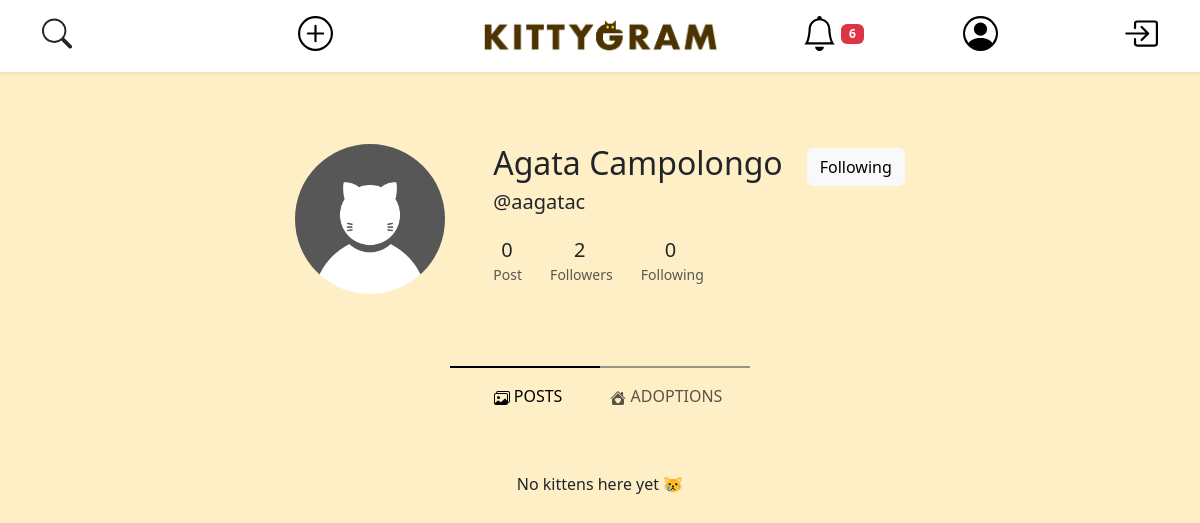
The page /open-profile.php?username=aagatac (signed in) on the database as committed earlier.
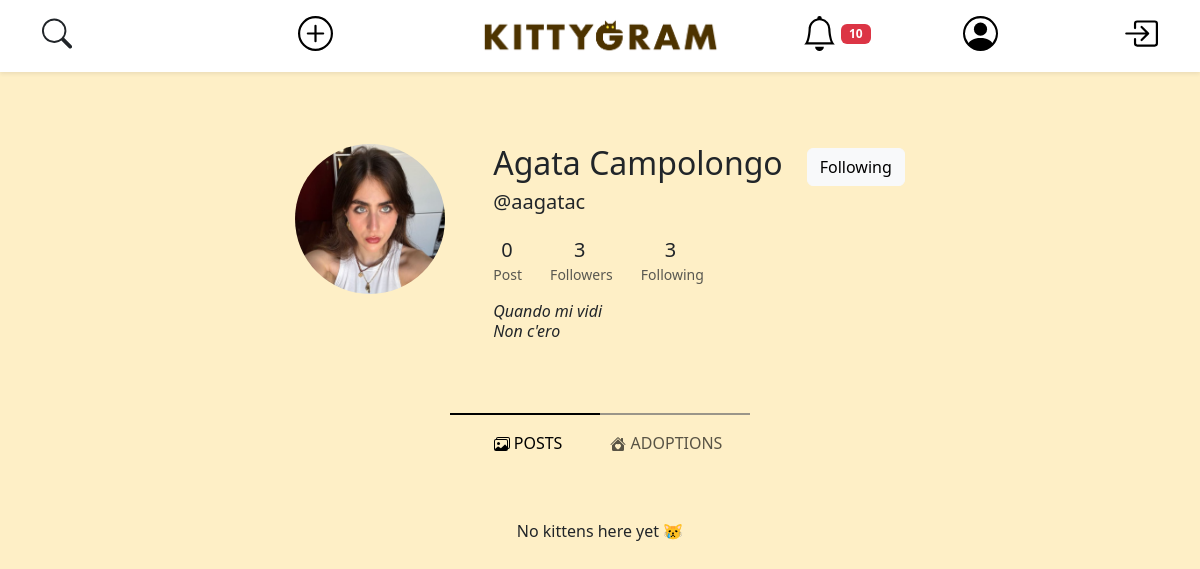
The same page on the database as committed later.
### tables this page shows
CREATE TABLE IF NOT EXISTS ACCOUNT (
    user_id INT AUTO_INCREMENT PRIMARY KEY,
    username VARCHAR(25) NOT NULL UNIQUE,
    email VARCHAR(319) NOT NULL UNIQUE,
    password VARCHAR(512) NOT NULL,  
    salt VARCHAR(512) NOT NULL,
    first_name VARCHAR(25) NOT NULL,
    last_name VARCHAR(25) NOT NULL,
    user_bio VARCHAR(255) NOT NULL DEFAULT " ",
    profile_pic_id INT DEFAULT 1,
    city_id INT
);

CREATE TABLE IF NOT EXISTS MEDIA (
    media_id INT AUTO_INCREMENT PRIMARY KEY,
    file_name VARCHAR(255) NOT NULL,
    post_id INT
);

### modals/notification-modal.php (called while the page is built, shortened)
<?php
require("./api/show-notification.php");
?>

### api/show-notification.php (the view, shortened to what the changed rows need)
<?php
require_once ("db-config.php");
?>
<?php if (!empty($templateParams["notifications"])): ?>
<?php foreach ($templateParams["notifications"] as $notification): ?>
            <?php $accountFrom = $dbh->getAccountFromUsername($notification["username_from"]) ?>
<?php endforeach; ?>
<?php else: ?>
<p class="text-center">No notification yet &#x1F640;??</p>
<?php endif; ?>

### db-config.php (called while the page is built, shortened)
<?php
$dbname = "kittygram";
require_once("db/database.php");
$dbh = new DatabaseHelper($dbname);

### db/database.php (called while the page is built, shortened)
<?php
class DatabaseHelper
{
    private $db;
    public function __construct($dbname, $servername = "localhost", $username = "root", $password = "", $port = 3306)
    {
        $this->db = new mysqli($servername, $username, $password, $dbname, $port);
    }
    public function getIdFromUsername($username)
    {
        $stmt = $this->db->prepare("SELECT user_id FROM account WHERE account.username = ? LIMIT 1");
        $stmt->bind_param("s", $username);
        $stmt->execute();
        $result = $stmt->get_result()->fetch_all(MYSQLI_ASSOC)[0];
        return count($result) > 0 ? $result['user_id'] : 0;
    }
    public function getAccountFromUsername($username)
    {
        $query = "SELECT user_id as id, username, file_name as pic, first_name, last_name, user_bio, email FROM account
                    LEFT JOIN media ON account.profile_pic_id = media.media_id
                    WHERE account.username = ?
                    LIMIT 1;";
        $stmt = $this->db->prepare($query);
        $stmt->bind_param("s", $username);
        $stmt->execute();
        $result = $stmt->get_result();
        return $result->fetch_all(MYSQLI_ASSOC)[0];
    }
    public function isUsernameTaken($username)
    {
        $query = "SELECT * FROM ACCOUNT WHERE username = ?";
        $lowerUsername = strtolower($username);
        $stmt = $this->db->prepare($query);
        $stmt->bind_param("s", $lowerUsername);
        $stmt->execute();
        $result = $stmt->get_result();
        if ($result && $result->num_rows > 0) {
            return true;
        } else {
            return false;
        }
    }
    public function getNotificationsById($user_id)
    {
        $query = "
            SELECT notification_id,message,post_id,from_user_id as user_from_id,ur.username as username_from,seen,
            for_user_id as user_for_id,ui.username as username_for
            FROM NOTIFICATION INNER JOIN ACCOUNT ui ON NOTIFICATION.for_user_id = ui.user_id
            INNER JOIN ACCOUNT ur ON NOTIFICATION.from_user_id = ur.user_id
            WHERE NOTIFICATION.for_user_id = ? AND NOTIFICATION.seen = 0
            ORDER BY date DESC, notification_id
        ";
        $stmt = $this->db->prepare($query);
        $stmt->bind_param('i', $user_id);
        $stmt->execute();
        $result = $stmt->get_result();
        return $result->fetch_all(MYSQLI_ASSOC);
    }
    public function getFollowedAccount($user_id)
    {
        $query = "SELECT username, file_name
                    FROM account LEFT JOIN follow ON account.user_id = follow.followed
                    LEFT JOIN media ON account.profile_pic_id = media.media_id
                    WHERE follow.follower = ?;";
        $stmt = $this->db->prepare($query);
        $stmt->bind_param("i", $user_id);
        $stmt->execute();
        $result = $stmt->get_result();
        return $result->fetch_all(MYSQLI_ASSOC);
    }
    public function getFollowersAccount($user_id)
    {
        $query = "SELECT username, file_name
                    FROM account LEFT JOIN follow ON account.user_id = follow.follower
                    LEFT JOIN media ON account.profile_pic_id = media.media_id
                    WHERE follow.followed = ?;";
        $stmt = $this->db->prepare($query);
        $stmt->bind_param("i", $user_id);
        $stmt->execute();
        $result = $stmt->get_result();
        return $result->fetch_all(MYSQLI_ASSOC);
    }
    public function getNumPostFromId($user_id)
    {
        $stmt = $this->db->prepare("SELECT COUNT(*) AS num_posts FROM POST WHERE user_id = ?");
        $stmt->bind_param('i', $user_id);
        $stmt->execute();
        $stmt->bind_result($numPost);
        return $numPost;
    }
    public function getUserPosts($idOrUsername)
    {
        $query = "SELECT post.post_id,
                     CASE
                        WHEN adoption.post_id IS NOT NULL THEN 1
                        ELSE 0
                     END AS is_adoption
              FROM post
              LEFT JOIN account ON post.user_id = account.user_id
              LEFT JOIN adoption ON post.post_id = adoption.post_id
              WHERE account.username = ?
                 OR account.user_id = ?
              ORDER BY post.post_id DESC";
        $stmt = $this->db->prepare($query);
        $stmt->bind_param("si", $idOrUsername, $idOrUsername);
        $stmt->execute();
        $result = $stmt->get_result()->fetch_all(MYSQLI_ASSOC);
        $userPosts = array('posts' => array(), 'adoptions' => array());
        return $userPosts;
    }
    public function isFollowing($follower, $followed)
    {
        $follower_id = $this->getIdFromUsername($follower);
        $followed_id = $this->getIdFromUsername($followed);
        if (isset($follower_id, $followed_id)) {
            $query = "SELECT * FROM follow WHERE follow.follower = ? AND follow.followed = ? LIMIT 1;";
            $stmt = $this->db->prepare($query);
            $stmt->bind_param("ii", $follower_id, $followed_id);
            $stmt->execute();
            $stmt->store_result();
            return $stmt->num_rows();
        }
        return 0;
    }
}

### api/show-notification.php (the view, shortened to what the changed rows need)
<?php
require_once ("db-config.php");
?>
<?php if (!empty($templateParams["notifications"])): ?>
<?php foreach ($templateParams["notifications"] as $notification): ?>
            <?php $accountFrom = $dbh->getAccountFromUsername($notification["username_from"]) ?>
<?php endforeach; ?>
<?php else: ?>
<p class="text-center">No notification yet &#x1F640;??</p>
<?php endif; ?>

### open-profile.php (shortened to what the changed rows need)
<?php
require_once ("db-config.php");
if (isset($_GET['username']) && $dbh->isUsernameTaken($_GET['username'])): ?>
  <!DOCTYPE html>
  <html lang="en">
  <head>
    <link rel="stylesheet" href="./css/style.css" />
    <link href="https://cdn.jsdelivr.net/npm/bootstrap@5.3.3/dist/css/bootstrap.min.css" rel="stylesheet"
 />
    <?php
    $accountResult = $dbh->getAccountFromUsername($_GET['username']);
    $posts = $dbh->getUserPosts($_GET['username']);
    $followers = $dbh->getFollowersAccount($accountResult['id']);
    $following = $dbh->getFollowedAccount($accountResult['id']);
    ?>
  </head>
  <body>
    <?php require_once ("./components/navbar.php") ?>
    <div id="followersModalContainer"> <?php echo require_once ("./modals/followers-modal.php") ?></div>
    <div id="followingModalContainer"> <?php echo require_once ("./modals/following-modal.php") ?> </div>
    <div class="container d-flex justify-content-center mt-5 py-5">
      <img src="./img/<?php echo $accountResult['pic']; ?>" class="rounded-circle" alt="profile-pic" width="150"
        height="150" />
      <ul class="ms-5">
        <li class="list-group-item d-flex justify-content-between align-items-center" id="name-last-name">
          <h2><?php echo $accountResult['first_name'] . " " . $accountResult['last_name']; ?></h2>
          <?php if ($accountResult['username'] == $_SESSION['username']): ?>
            <button type="button" class="btn btn-light ms-4" id="user-settings-button" name="user-settings-button">
              Edit Profile
            </button>
          <?php else: ?>
            <?php
            $isFollowing = $dbh->isFollowing($_SESSION['username'], $accountResult['username']);
            $buttonDesignClass = $isFollowing ? "btn-light" : "btn-primary";
            $buttonText = $isFollowing ? "Following" : "Follow";
            ?>
            <button id="followButton" type="button" class="btn ms-4 btn-light <?php echo $buttonDesignClass ?>"
              followed="<?php echo htmlspecialchars($accountResult['username']); ?>"
              follower="<?php echo htmlspecialchars($_SESSION['username']); ?>">
              <?php echo $buttonText ?>
            </button>
          <?php endif; ?>
        </li>
        <li class="list-group-item">
          <h5>@<?php echo $accountResult['username'] ?></h5>
        </li>
        <li class="list-inline-item mt-3 me-4">
          <h5 class="font-weight-bold mb-0 d-block ms-2 ">
            <?php echo $dbh->getNumPostFromId($accountResult['id']) ?>
          </h5>
          <small class="text-muted"> <i class="fas fa-image mr-1"></i>Post</small>
        </li>
        <li class="list-inline-item me-4">
          <h5 class="font-weight-bold mb-0 d-block ms-4" data-bs-toggle="modal" data-bs-target="#followersModal" role="button">
            <?php echo count($followers) ?>
          </h5>
          <small class="text-muted">
            <i class="fas fa-user mr-1"></i>Followers</small>
        </li>
        <li class="list-inline-item">
          <h5 class="font-weight-bold mb-0 d-block ms-4" data-bs-toggle="modal" data-bs-target="#followingModal" role="button">
            <?php echo count($following) ?>
          </h5>
          <small class="text-muted">
            <i class="fas fa-user mr-1"></i>Following</small>
        </li>
        <li class="list-group-item mt-3">
          <h6>
            <em><?php echo nl2br(wordwrap($accountResult['user_bio'], 50, "\n", true)); ?></em>
          </h6>
        </li>
      </ul>
    </div>
    <?php
    $current_route = isset($_GET['route']) && ($_GET['route'] == 'posts' || $_GET['route'] == 'adoptions') ? $_GET['route'] : 'posts';
    ?>
    <div class=" container-fluid justify-content-center ">
      <div class="active-indicator-container">
        <div class="active-indicator">
          <div class="half-bar half-bar-left <?php echo $current_route == 'posts' ? 'active' : 'inactive'; ?>">
          </div>
          <div class="half-bar half-bar-right <?php echo $current_route == 'adoptions' ? 'active' : 'inactive'; ?>">
          </div>
        </div>
      </div>
    </div>
    <nav class="navbar navbar-expand">
      <div class="container-fluid">
        <div class="collapse navbar-collapse justify-content-center" id="navbarNavAltMarkup">
          <div class="navbar-nav mx-auto">
            <a class="nav-link mx-3 <?php echo $current_route == 'posts' ? 'active' : ''; ?>" aria-current="page"
              href="open-profile.php?username=<?php echo $accountResult['username'] ?>">
               POSTS</a>
            <a class="nav-link mx-3 <?php echo $current_route == 'adoptions' ? 'active' : ''; ?>"
              href="open-profile.php?username=<?php echo $accountResult['username'] ?>&route=adoptions">
               ADOPTIONS</a>
          </div>
        </div>
      </div>
    </nav>
    <?php
    if ($current_route === 'adoptions') {
      $postToShow = $posts['adoptions'];
    } else if ($current_route === 'posts') {
      $postToShow = $posts['posts'];
    }
    ?>
    <div class=" mt-5 container text-center justify-content-center" id="userPostsContainer">
      <?php if (count($postToShow) > 0): ?>
        <div class="row row-cols-auto justify-content-center">
          <?php foreach ($postToShow as $post): ?>
            <div class="col">
              <a href="open-post.php?post_id=<?php echo $post['post_id'] ?>">
                <div class="post-image-container-profile mb-4"> <img src="./img/<?php echo $post['media'][0] ?>"
                    class="img-fluid rounded shadow-sm" alt="" /></div>
              </a>
            </div>
          <?php endforeach; ?>
        </div>
      <?php else: ?>
        <p>No kittens here yet 😿</p>
      <?php endif; ?>
    </div>
  </body>
  </html>
<?php else:
  header('Location: ./index.php');
endif;

### components/navbar.php (shortened to what the changed rows need)
<header class="nav p-2 fixed-top shadow-sm bg-white justify-content-between">
    <div class="container">
        <div class="row">
            <div class="col-2 text-start mt-2 mb-2">
            </div>
            <div class="col-2 text-center mt-2 mb-2">
            </div>
            <div class="col-4 d-flex justify-content-center mt-2 mb-2">
                <a href="index.php">
                    <img src="./img/KittyGram_Logo.png" alt="Kittygram" width="250" class="desktop-img" />
                </a>
            </div>
            <div class="col-1 text-start mt-2 mb-2">
                <?php
                $templateParams["notifications"] = $dbh->getNotificationsById($_SESSION["user_id"]);
                if (!empty($templateParams["notifications"])):
                    ?>
                    <span class="badge bg-danger"><?php echo (count($templateParams["notifications"])); ?></span>
                <?php endif; ?>
            </div>
            <div class="col-2 text-center mt-2 mb-2">
                <a href="open-profile.php?username=<?php echo $_SESSION['username'] ?>">
                    <svg xmlns="http://www.w3.org/2000/svg" width="35" height="35" class="bi bi-person-circle"
                        viewBox="0 0 16 16">
                        <path d="M11 6a3 3 0 1 1-6 0 3 3 0 0 1 6 0" />
                        <path fill-rule="evenodd"
                            d="M0 8a8 8 0 1 1 16 0A8 8 0 0 1 0 8m8-7a7 7 0 0 0-5.468 11.37C3.242 11.226 4.805 10 8 10s4.757 1.225 5.468 2.37A7 7 0 0 0 8 1" />
                    </svg>
                </a>
            </div>
            <div class="col-1 text-end mt-2 mb-2">
                <a title="logout" href="./api/logout.php">
                </a>
            </div>
        </div>
    </div>
</header>
<?php require_once ("./modals/notification-modal.php"); ?>
<?php require_once ("./modals/new-post-modal.php"); ?>

Rows that differ between the two databases and show on the page:
changed account "Agata": profile_pic.file_name: picture added in place of a placeholder; user_bio (not shown) → "Quando mi vidi Non c'ero"
Other text that changed with them:
count($templateParams["notifications"]): "6" → "10"
count($followers): "2" → "3"
count($following): "0" → "3"
